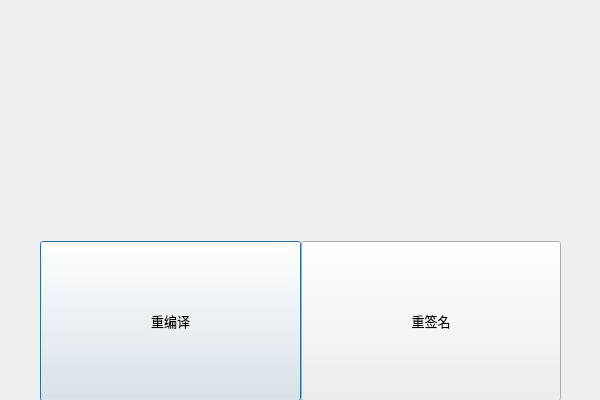
<?xml version="1.0" encoding="UTF-8"?>
<ui version="4.0">
 <class>repackage_resign_dialog</class>
 <widget class="QDialog" name="repackage_resign_dialog">
  <property name="geometry">
   <rect>
    <x>0</x>
    <y>0</y>
    <width>600</width>
    <height>400</height>
   </rect>
  </property>
  <property name="windowTitle">
   <string>Dialog</string>
  </property>
  <widget class="QWidget" name="verticalLayoutWidget">
   <property name="geometry">
    <rect>
     <x>0</x>
     <y>0</y>
     <width>601</width>
     <height>401</height>
    </rect>
   </property>
   <layout class="QVBoxLayout" name="verticalLayout" stretch="3,2,15">
    <property name="spacing">
     <number>0</number>
    </property>
    <property name="leftMargin">
     <number>0</number>
    </property>
    <property name="rightMargin">
     <number>0</number>
    </property>
    <item>
     <layout class="QHBoxLayout" name="repack_resign_dialog_title_bar"/>
    </item>
    <item>
     <layout class="QHBoxLayout" name="horizontalLayout" stretch="1,1">
      <property name="spacing">
       <number>0</number>
      </property>
      <property name="leftMargin">
       <number>40</number>
      </property>
      <property name="rightMargin">
       <number>40</number>
      </property>
      <item>
       <layout class="QVBoxLayout" name="verticalLayout_2" stretch="9">
        <property name="spacing">
         <number>0</number>
        </property>
        <item>
         <widget class="QPushButton" name="repack_dir_btn">
          <property name="sizePolicy">
           <sizepolicy hsizetype="Preferred" vsizetype="Preferred">
            <horstretch>0</horstretch>
            <verstretch>0</verstretch>
           </sizepolicy>
          </property>
          <property name="font">
           <font>
            <pointsize>10</pointsize>
           </font>
          </property>
          <property name="text">
           <string>重编译</string>
          </property>
         </widget>
        </item>
       </layout>
      </item>
      <item>
       <layout class="QVBoxLayout" name="verticalLayout_3" stretch="9">
        <property name="spacing">
         <number>0</number>
        </property>
        <item>
         <widget class="QPushButton" name="resign_apk_btn">
          <property name="sizePolicy">
           <sizepolicy hsizetype="Preferred" vsizetype="Preferred">
            <horstretch>0</horstretch>
            <verstretch>0</verstretch>
           </sizepolicy>
          </property>
          <property name="font">
           <font>
            <pointsize>10</pointsize>
           </font>
          </property>
          <property name="text">
           <string>重签名</string>
          </property>
         </widget>
        </item>
       </layout>
      </item>
     </layout>
    </item>
    <item>
     <layout class="QVBoxLayout" name="repackage_layout">
      <property name="spacing">
       <number>0</number>
      </property>
      <property name="leftMargin">
       <number>0</number>
      </property>
      <property name="rightMargin">
       <number>0</number>
      </property>
      <property name="bottomMargin">
       <number>0</number>
      </property>
     </layout>
    </item>
   </layout>
  </widget>
 </widget>
 <resources/>
 <connections/>
</ui>
